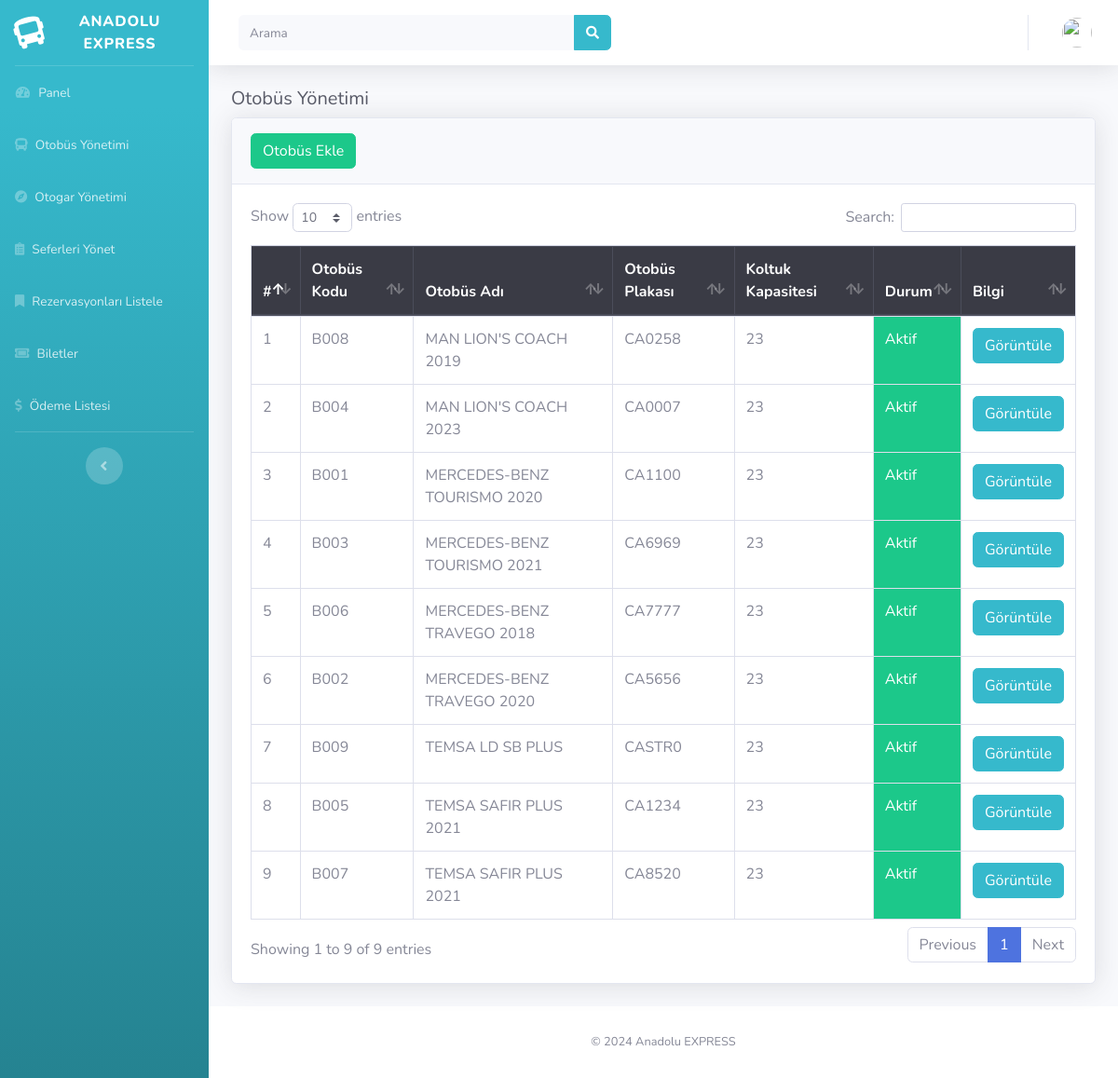
/index.php/backend/bus, run on the app's committed database.
### tables this page shows
CREATE TABLE `tbl_bus` (
  `bus_id` varchar(50) NOT NULL,
  `bus_name` varchar(50) DEFAULT NULL,
  `plaka` varchar(50) DEFAULT NULL,
  `kapasite` int(13) DEFAULT NULL,
  `status_bus` int(1) DEFAULT NULL,
  `desc_bus` varchar(50) DEFAULT NULL
);

### application/controllers/backend/Bus.php (called while the page is built, shortened)
<?php
class Bus extends CI_Controller {
	function __construct(){
		$this->load->model('getkod_model');
	}
	public function index(){
	$data['title'] = "Bus Management";
	$data['bus'] = $this->db->query("SELECT * FROM tbl_bus ORDER BY bus_name asc")->result_array();
	$this->load->view('backend/bus', $data);
	}
}

### index.php (called while the page is built, shortened)
<?php
require_once BASEPATH.'core/CodeIgniter.php';

### application/views/backend/bus.php (the view, shortened to what this page needs)
<!DOCTYPE html>
<html lang="en">
  <head>
  </head>
  <body id="page-top">
    <div class="container-fluid">
      <h1 class="h5 text-gray-800">Otobüs Yönetimi</h1>
      <div class="card shadow mb-4">
        <div class="card-header py-3">
          <button type="button" class="btn btn-success pull-right" data-toggle="modal" data-target="#ModalTujuan">
          Otobüs Ekle
          </button>
        </div>
        <div class="card-body">
          <div class="table-responsive">
            <table class="table table-bordered table-hover" id="dataTable" width="100%" cellspacing="0">
            <thead class="thead-dark">
                <tr>
                  <th>#</th>
                  <th>Otobüs Kodu</th>
                  <th>Otobüs Adı</th>
                  <th>Otobüs Plakası</th>
                  <th>Koltuk Kapasitesi</th>
                  <th>Durum</th>
                  <th>Bilgi</th>
                </tr>
              </thead>
              <tbody>
                <?php $i = 1 ; foreach ($bus as $row ) { ?>
                <tr>
                  <td><?= $i++; ?></td>
                  <td><?= strtoupper($row['bus_id']); ?></td>
                  <td><?= strtoupper($row['bus_name']); ?></td>
                  <td><?= strtoupper($row['plaka']); ?></td>
                  <td><?= $row['kapasite'] ?></td>
                  <?php if ($row['status_bus'] == '1') { ?>
                    <td class="btn-success"> Aktif</td>
                    <?php } else { ?>
                    <td class="btn-danger">Aktif Değil</td>
                  <?php } ?>
                  <td align="center"><a href="<?= base_url('backend/bus/viewbus/'.$row['bus_id'])?>" class="btn btn btn-info">Görüntüle</a></a>
                </td>
              </tr>
              <?php } ?>
            </tbody>
          </table>
        </div>
      </div>
    </div>
  </div>
</div>
</body>
</html>

### data on the page
tbl_bus: bus_id "B008", bus_name "MAN LION'S COACH 2019", plaka "CA0258", kapasite "23", status_bus "Aktif"
tbl_bus: bus_id "B004", bus_name "MAN LION'S COACH 2023", plaka "CA0007", kapasite "23", status_bus "Aktif"
tbl_bus: bus_id "B001", bus_name "MERCEDES-BENZ TOURISMO 2020", plaka "CA1100", kapasite "23", status_bus "Aktif"
tbl_bus: bus_id "B003", bus_name "MERCEDES-BENZ TOURISMO 2021", plaka "CA6969", kapasite "23", status_bus "Aktif"
tbl_bus: bus_id "B006", bus_name "MERCEDES-BENZ TRAVEGO 2018", plaka "CA7777", kapasite "23", status_bus "Aktif"
tbl_bus: bus_id "B002", bus_name "MERCEDES-BENZ TRAVEGO 2020", plaka "CA5656", kapasite "23", status_bus "Aktif"
tbl_bus: bus_id "B009", bus_name "TEMSA LD SB PLUS", plaka "CASTR0", kapasite "23", status_bus "Aktif"
tbl_bus: bus_id "B005", bus_name "TEMSA SAFIR PLUS 2021", plaka "CA1234", kapasite "23", status_bus "Aktif"
tbl_bus: bus_id "B007", bus_name "TEMSA SAFIR PLUS 2021", plaka "CA8520", kapasite "23", status_bus "Aktif"
